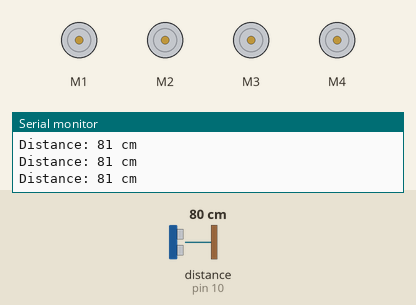
A sketch run on a simulated Arduino Uno, built with avr-gcc and run on an emulated ATmega328P. Parts: 4 × DC motor (green arrow = forward, orange = backward, longer = faster), the last lines printed to the serial monitor. Inputs (shaded band) come from the test bench; at power-on: distance to the obstacle (sensor on pin 10) 80 cm. The echo pulse lasts 58.3 µs per cm.

Above: at 1.2 s.
1.3 s: distance to the obstacle (sensor on pin 10) set to 21 cm
2.8 s: distance to the obstacle (sensor on pin 10) set to 18 cm
At 3.2 s:
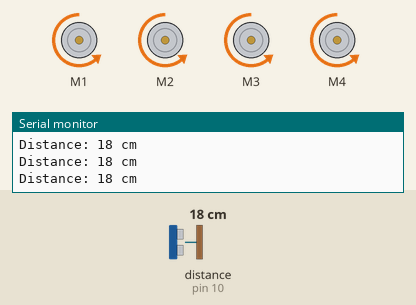
4.3 s: distance to the obstacle (sensor on pin 10) set to 12 cm
5.8 s: distance to the obstacle (sensor on pin 10) set to 9 cm
At 6.6 s:
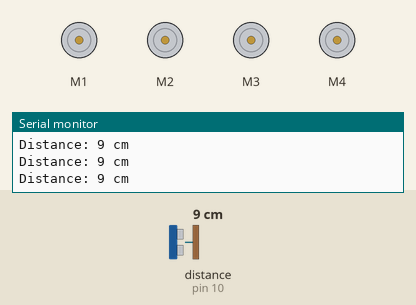
7.3 s: distance to the obstacle (sensor on pin 10) set to 7 cm
10.3 s: distance to the obstacle (sensor on pin 10) set to 4 cm
At 11.2 s:
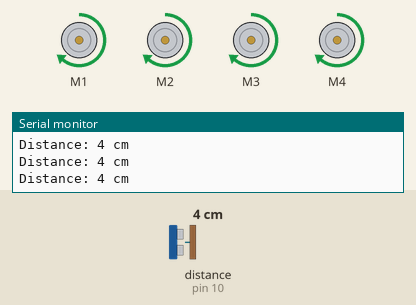
Timing chart, 0 to 12.8 s (numbered marks = the images above; inputs shaded):
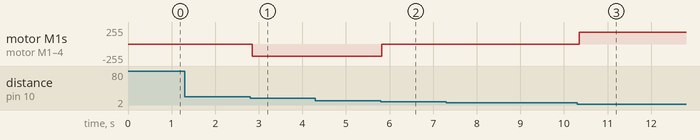

The sketch:

sketch_sep1h.ino
```cpp
#include <AFMotor.h>
#include <NewPing.h>


#define TRIGGER_PIN  9
#define ECHO_PIN     10
#define MAX_DISTANCE 200

NewPing sonar(TRIGGER_PIN, ECHO_PIN, MAX_DISTANCE);


AF_DCMotor motor1(1);
AF_DCMotor motor2(2);
AF_DCMotor motor3(3);
AF_DCMotor motor4(4);

int dis;

void setup() {
  Serial.begin(9600);

  motor1.setSpeed(180);
  motor2.setSpeed(180);
  motor3.setSpeed(180);
  motor4.setSpeed(180);
}

void loop() {

  delay(50);

  dis = sonar.ping_cm();

  Serial.print("Distance: ");
  Serial.print(dis);
  Serial.println(" cm");


  if (dis ==0) {
    // Move Forward
    moveForward();
  }
  else if (dis < 6) {
    // Move Backward
    moveBackward();
  }
  else if (dis >= 6 && dis < 10) {
    // Stop
    stopMotors();
  }
  else if(dis>10 && dis<20){
    // 10 cm or above
    moveForward();

}
else{
   stopMotors();
}
}


void moveForward() {
  motor1.run(BACKWARD);
  motor2.run(BACKWARD);
  motor3.run(BACKWARD);
  motor4.run(BACKWARD);
}

void moveBackward() {
  motor1.run(FORWARD);
  motor2.run(FORWARD);
  motor3.run(FORWARD);
  motor4.run(FORWARD);
}

void stopMotors() {
  motor1.run(RELEASE);
  motor2.run(RELEASE);
  motor3.run(RELEASE);
  motor4.run(RELEASE);
}
```

Measured:
- the behaviour switches between 20 and 19 cm on distance to the obstacle (sensor on pin 10) (found by bisection; images 0 and 1)
- the behaviour switches between 11 and 10 cm on distance to the obstacle (sensor on pin 10) (found by bisection; images 1 and 2)
- the behaviour switches between 6 and 5 cm on distance to the obstacle (sensor on pin 10) (found by bisection; images 2 and 3)
- after the input at 2.8 s, motor M1–4: stopped → backward 180/255 after 0.05 s
- after the input at 5.8 s, motor M1–4: backward 180/255 → stopped at once
- after the input at 10.3 s, motor M1–4: stopped → forward 180/255 after 0.05 s
